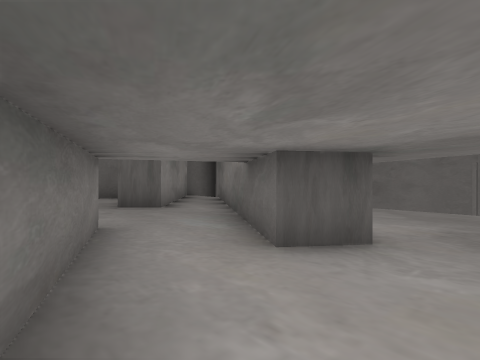
view 1 (above)

16 first-person views from a walk through a 3-D level made in the Unity game engine. The camera is 1.2 m above the floor, looks level and sees 80° across. The floor is counted in squares, 2 m on a side. Each view is taken from the middle of a square. On the plan, view 1 faces up. The plan holds only what a view shows up to about 9 squares ahead; the rest is blank. The place goes on beyond the plan. Some surface patterns are stand-ins.

view 2
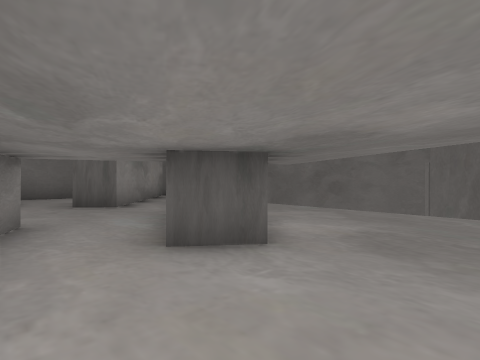

view 3
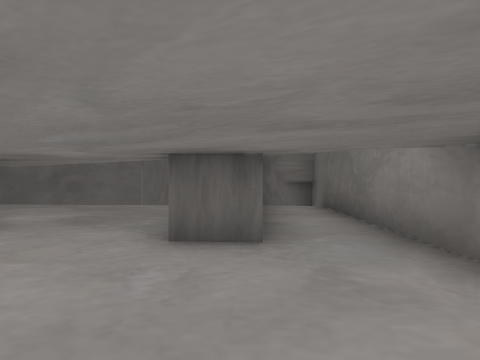

view 4
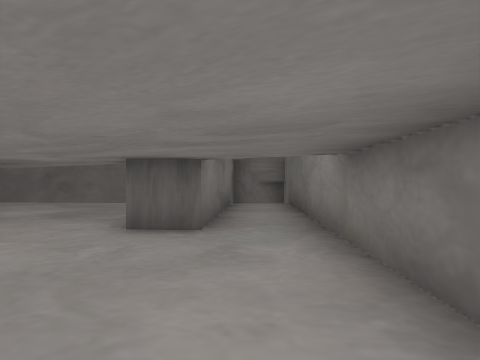

view 5
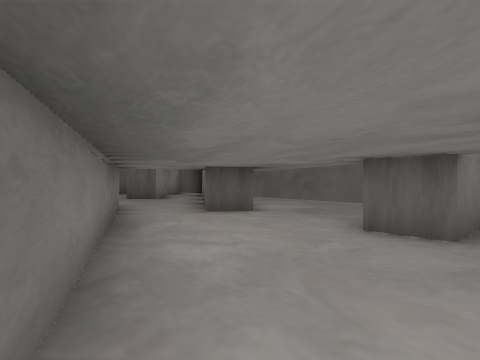

view 6
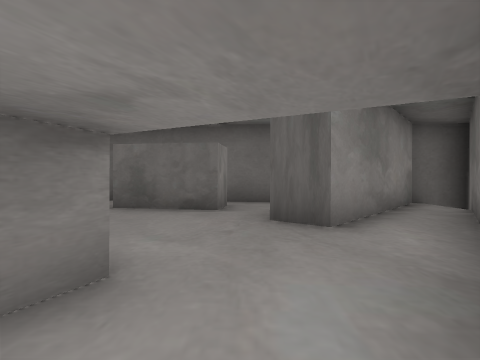

view 7
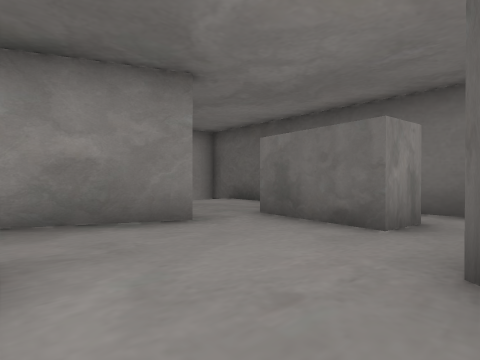

view 8
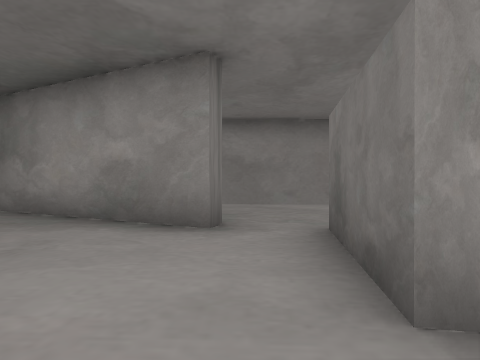

view 9
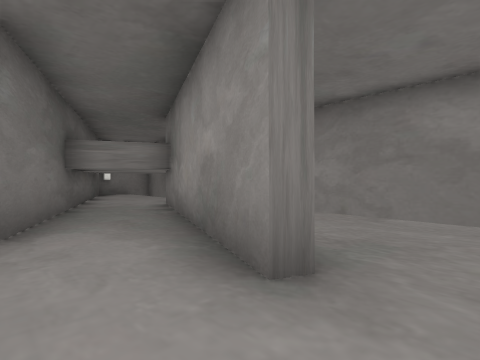

view 10
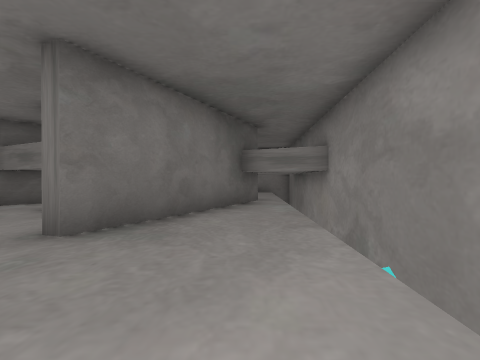

view 11
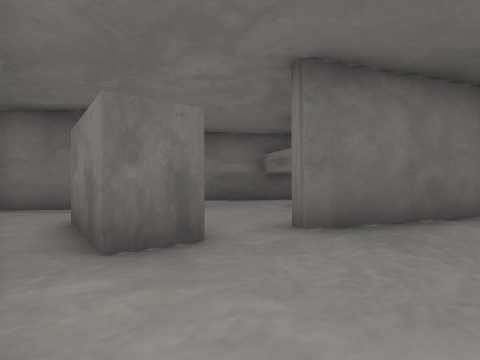

view 12
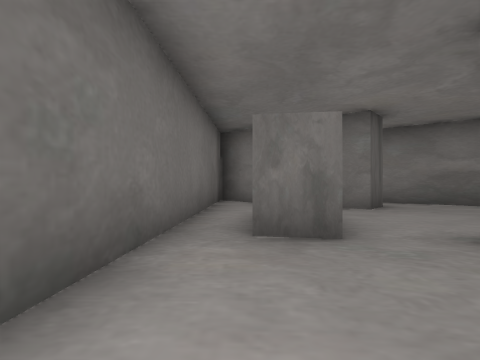

view 13
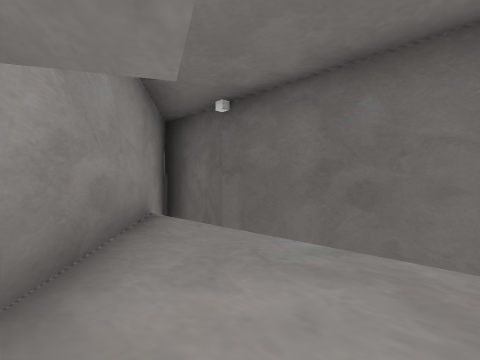

view 14
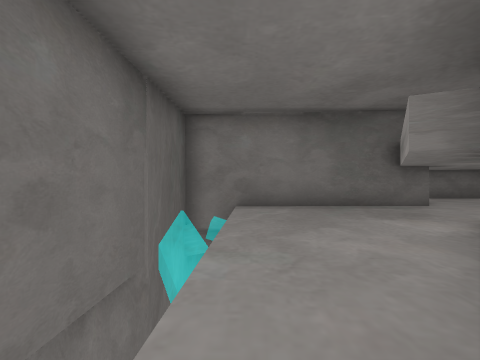

view 15
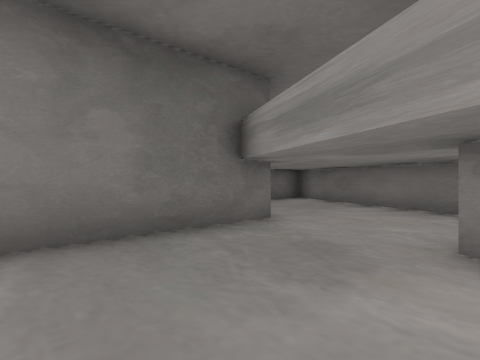

view 16
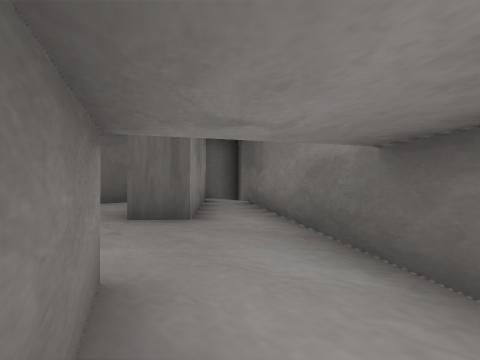

### Floor plan
Key: @ floor where view 1 was taken; # wall or solid block; . floor; v drop or lower ground.
Columns run from 10 left of view 1 to 8 right of it. Each row starts with its distance up from view 1.
 11        ######
 10      ####.#v#
  9     ##.##.#v##
  8   ###...#.#.v##
  7  ##.##..#.#..v##
  6 ##..#.....#...v##
  5 #.........##...v##
  4 #....#.....#....v#
  3 #v...#..#..#...####
  2 ##v..##.#.....##.v#
  1  ##v..#.##...##..##
  0   ##v.####@..#..##
 -1    ##v## ##....##
 -2     ###  ##...##
 -3       #   #..##
 -4           ####

Positions as (right, up) in squares from view 1, and headings:
1: (0, 0), facing up
2: (1, 0), facing up
3: (1, -2), facing up-right
4: (1, -3), facing up-right
5: (1, -3), facing up
6: (0, 3), facing up-left
7: (-1, 5), facing left
8: (-3, 7), facing down-left
9: (-5, 6), facing down
10: (-9, 5), facing down-right
11: (-9, 5), facing right
12: (-9, 4), facing up-right
13: (2, 4), facing up
14: (1, 8), facing down-right
15: (3, 5), facing down
16: (-1, 2), facing up
